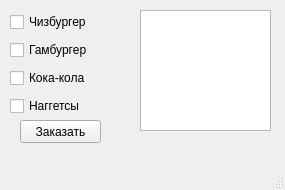
<?xml version="1.0" encoding="UTF-8"?>
<ui version="4.0">
 <class>MainWindow</class>
 <widget class="QMainWindow" name="MainWindow">
  <property name="geometry">
   <rect>
    <x>0</x>
    <y>0</y>
    <width>285</width>
    <height>190</height>
   </rect>
  </property>
  <property name="windowTitle">
   <string>Макдональдс</string>
  </property>
  <widget class="QWidget" name="centralwidget">
   <widget class="QPushButton" name="pushButton">
    <property name="geometry">
     <rect>
      <x>20</x>
      <y>120</y>
      <width>81</width>
      <height>23</height>
     </rect>
    </property>
    <property name="text">
     <string>Заказать</string>
    </property>
   </widget>
   <widget class="QPlainTextEdit" name="plainTextEdit">
    <property name="geometry">
     <rect>
      <x>140</x>
      <y>10</y>
      <width>131</width>
      <height>121</height>
     </rect>
    </property>
   </widget>
   <widget class="QWidget" name="verticalLayoutWidget">
    <property name="geometry">
     <rect>
      <x>10</x>
      <y>10</y>
      <width>131</width>
      <height>111</height>
     </rect>
    </property>
    <layout class="QVBoxLayout" name="verticalLayout">
     <item>
      <widget class="QCheckBox" name="checkBox">
       <property name="text">
        <string>Чизбургер</string>
       </property>
      </widget>
     </item>
     <item>
      <widget class="QCheckBox" name="checkBox_2">
       <property name="text">
        <string>Гамбургер</string>
       </property>
      </widget>
     </item>
     <item>
      <widget class="QCheckBox" name="checkBox_3">
       <property name="text">
        <string>Кока-кола</string>
       </property>
      </widget>
     </item>
     <item>
      <widget class="QCheckBox" name="checkBox_4">
       <property name="text">
        <string>Наггетсы</string>
       </property>
      </widget>
     </item>
    </layout>
   </widget>
  </widget>
  <widget class="QMenuBar" name="menubar">
   <property name="geometry">
    <rect>
     <x>0</x>
     <y>0</y>
     <width>285</width>
     <height>21</height>
    </rect>
   </property>
  </widget>
  <widget class="QStatusBar" name="statusbar"/>
 </widget>
 <resources/>
 <connections/>
</ui>
